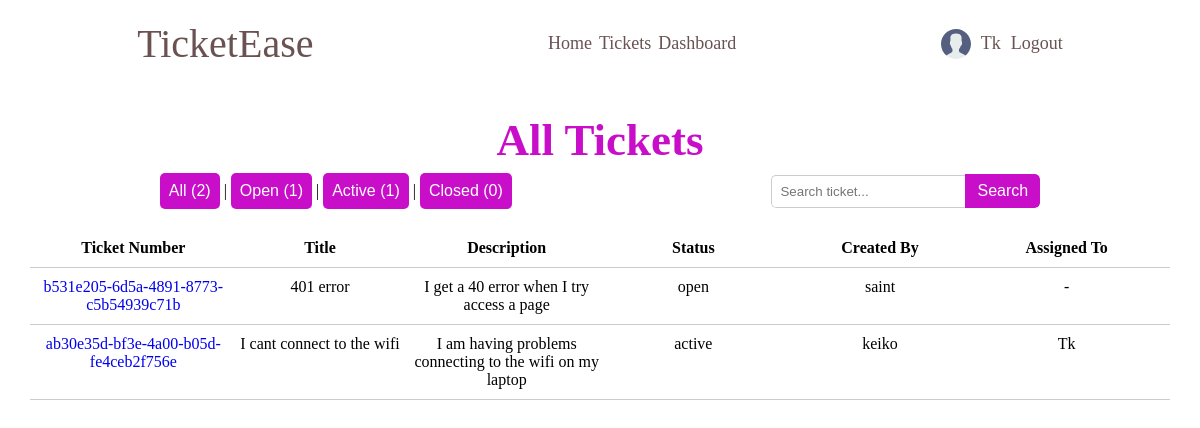
The page /tickets/ (signed in) on the database its author committed.
### accounts/models.py (models this page shows)
class CustomUser(AbstractUser):
    USER_TYPE = (
        ('client', 'client'),
        ('engineer', 'engineer'),
    )
    email = models.EmailField()
    bio = models.TextField()
    user_type = models.CharField(max_length=10, choices=USER_TYPE, default='client')
    avatar = models.ImageField(null=True, default="avatars/default_avatar.svg", upload_to='avatars/')

### tickets/models.py (models this page shows, shortened)
class Ticket(models.Model):
    STATUS = (
        ('open', 'open'),
        ('active', 'active'),
        ('closed', 'closed'),
    )
    ticket_id = models.UUIDField(default=uuid.uuid4)
    slug = models.SlugField(unique=True)
    title = models.CharField(max_length=100)
    description = models.TextField()
    status = models.CharField(max_length=100, choices=STATUS, default='open')
    attachments = models.ImageField(null=True, blank=True, upload_to='attachments/')
    created_by = models.ForeignKey(CustomUser, on_delete=models.SET_NULL, null=True, related_name='created_by')
    assigned_to = models.ForeignKey(CustomUser, on_delete=models.SET_NULL, null=True, blank=True, related_name='assigned_to')
    accepted_on = models.DateTimeField(null=True, blank=True)
    closed_on = models.DateTimeField(null=True, blank=True)
    updated_on = models.DateTimeField(auto_now=True)
    created_on = models.DateTimeField(auto_now_add=True)

### tickets/views.py (the view, shortened to what this page needs)
# urls.py: path('tickets/', ticketsView, name='tickets-view'),
def ticketsView(request):
    tickets = Ticket.objects.all()
    status = request.GET.get('status')  # to filter by status
    query = request.GET.get('q')  # search parameter
    if status:
        tickets = Ticket.objects.filter(status=status)
    tickets = tickets.order_by('-status', '-created_on')
    all_count = Ticket.objects.count()
    open_count = Ticket.objects.filter(status='open').count()
    active_count = Ticket.objects.filter(status='active').count()
    closed_count = Ticket.objects.filter(status='closed').count()
    context = {
        'tickets': tickets,
        'open_count': open_count,
        'active_count': active_count,
        'closed_count': closed_count,
        'all_count': all_count,
        'selected_status': status,
    }
    return render(request, 'tickets/tickets-view.html', context)

### tickets/templates/tickets/tickets-view.html (shortened to what this page needs)
{% extends 'tickets/index.html' %}
{% load static %}
{% block css %}
    <link rel="stylesheet" href="{% static  'tickets/styles/tickets.css' %}">
{% endblock %}
{% block content %}
    <section class="ticket-container">
        <div class="title">
            <h1>All Tickets</h1>
        </div>
        <section class="search-filters">
            <section class="status-filters">
                <div class="filter-btns">
                    <button>
                        <a href="{% url 'tickets-view' %}?status=" style="color: white;">All ({{ all_count }})</a>
                    </button>
                    |
                    <button>
                        <a href="{% url 'tickets-view' %}?status=open" style="color: white;">Open ({{ open_count }})</a>
                    </button>
                    |
                    <button>
                        <a href="{% url 'tickets-view' %}?status=active" style="color: white;">Active ({{ active_count }})</a>
                    </button>
                    |
                    <button>
                        <a href="{% url 'tickets-view' %}?status=closed" style="color: white;">Closed ({{ closed_count }})</a>
                    </button>
                </div>
            </section>
            <section class="search-bar-container">
                <form class="search-bar method="GET" action="{% url 'tickets-view' %}">
                    <input type="text" name="q" placeholder="Search ticket...">
                    <button type="submit">Search</button>
                </form>
            </section>
        </section>
        <section class="ticket-list">
            <div class="ticket-row header">
                <div>Ticket Number</div>
                <div>Title</div>
                <div>Description</div>
                <div>Status</div>
                <div>Created By</div>
                <div>Assigned To</div>
            </div>
            {% if not tickets %}
                <div class="empty">
                    {% if open_count == 0 %}
                        <p> There are no open tickets.</p>
                    {% elif request.GET.status == 'active' %}
                        <p> You have no active tickets.</p>
                    {% elif closed_count == 0 %}
                        <p>You have no closed tickets.</p>
                    {% endif %}
                </div>
            {% else %}
                {% for ticket in tickets %}
                    <div class="ticket-row">
                        <div> <a href="{% url 'ticket-details' slug=ticket.slug %}">{{ ticket.ticket_id }}</a></div>
                        <div>{{ ticket.title }}</div>
                        <div>{{ ticket.description }}</div>
                        <div>{{ ticket.status }}</div>
                        <div>{{ ticket.created_by.username }}</div>
                        {% if ticket.assigned_to %}
                            <div>{{ ticket.assigned_to.username }}</div>
                        {% else %}
                            <div><p>-</p></div>
                        {% endif %}
                    </div>
                {% endfor %}
            {% endif %}
        </section>
    </section>
{% endblock %}

### tickets/templates/tickets/navbar.html
{% load static %}
<section class="top-nav">
    <div class="logo">
        <a href="{% url 'home' %}">TicketEase</a>
    </div>
    <nav class="nav-links">
        {% if request.user.user_type == 'engineer' %}
            <a href="{% url 'home' %}">Home</a>
            <a href="{% url 'tickets-view' %}">Tickets</a>
            {% if user.is_authenticated %}
                <a href="{% url 'engineer-dashboard' user.username %}">Dashboard</a>
            {% endif %}
        {% elif request.user.user_type == 'client' %}
            <a href="{% url 'home' %}">Home</a>
            {% if user.is_authenticated %}
                <a href="{% url 'client-dashboard' user.username %}">Dashboard</a>
            {% endif %}
        {% endif %}
    </nav>
    <section class="auth">
        {% if user.is_authenticated %}
            <a href="#" class="avatar avatar--medium active">
                {% if user.avatar %}
                    <img src="{{ user.avatar.url }}" alt="{{ user.username }}" />
                {% else %}
                    <img src="{% static 'media/avatars/default_avatar.svg' %}" alt="{{user.username}}" />
                {% endif %}
                {{user.username}}
            </a>
            <a href="{% url 'account_logout' %}">Logout</a>
        {% else %}
            <a href="{% url 'account_login' %}">Login</a>
            <a href="{% url 'account_signup' %}">Register</a>
        {% endif %}
    </section>
</section>

### tickets/static/tickets/styles/main.css (style rules this page uses)
:root { --box-shadow: 1px 1px 3px 1px rgba(0, 0, 0, 0.15); --button-color: rgb(201, 14, 201); --button-color-hover: rgb(128, 0, 128); --text-color: rgba(52, 19, 19, 0.733); --text-color-light: white; --title-color: rgb(201, 14, 201); }
* { margin: 0; padding: 0; box-sizing: border-box; }
a { cursor: pointer; text-decoration: none; }
button { background-color: var(--button-color); border-color: transparent; border-radius: 5px; color: var(--text-color-light); font-size: 16px; padding: 7px; width: fit-content; }
.title { text-align: center; padding: 7px; color: var(--title-color); font-size: 30px; }
.search-bar-container { display: flex; align-items: center; }
.search-bar { display: flex; align-items: center; border-radius: 5px; overflow: hidden; }
.search-bar input[type="text"] { padding: 8px; border: 1px solid #ccc; border-right: none; border-radius: 5px 0 0 5px; }
.search-bar button { padding: 8px 12px; background-color: var(--button-color); color: var(--text-color-light); border: none; border-radius: 0 5px 5px 0; }
.top-nav { align-items: center; color: var(--text-color); display: flex; justify-content: space-around; margin: 10px; padding: 10px; }
.top-nav a { color: var(--text-color); }
.logo { font-size: 40px; font-weight: 500; }
.nav-links { font-size: 18px; display: flex; gap: 7px; }
.auth { font-size: 18px; display: flex; align-items: center; gap: 10px; }
.avatar { display: flex; align-items: center; justify-content: flex-end; gap: 10px; }

### tickets/static/tickets/styles/tickets.css (style rules this page uses)
.ticket-container { margin-bottom: 20px; padding: 10px; }
.search-filters { align-items: center; display: flex; justify-content: space-around; margin-bottom: 20px; }
.status-filters { display: flex; align-items: center; }
.ticket-list { display: flex; flex-direction: column; margin-top: 20px; }
.ticket-row { display: flex; justify-content: space-between; padding: 10px; border-bottom: 1px solid #ccc; }
.ticket-row.header { font-weight: bold; }
.ticket-row > div { flex: 1; text-align: center; }

### rows shown on the page
CustomUser: username "Tk"
Ticket: ticket_id "b531e205-6d5a-4891-8773-c5b54939c71b", title "401 error", description "I get a 40 error when I try access a page", status "open", created_by.username "saint"
Ticket: ticket_id "ab30e35d-bf3e-4a00-b05d-fe4ceb2f756e", title "I cant connect to the wifi", description "I am having problems connecting to the wifi on my laptop", status "active", created_by.username "keiko", assigned_to.username "Tk"

### other values the page prints
{{ all_count }} "2"
{{ open_count }} "1"
{{ active_count }} "1"
{{ closed_count }} "0"
